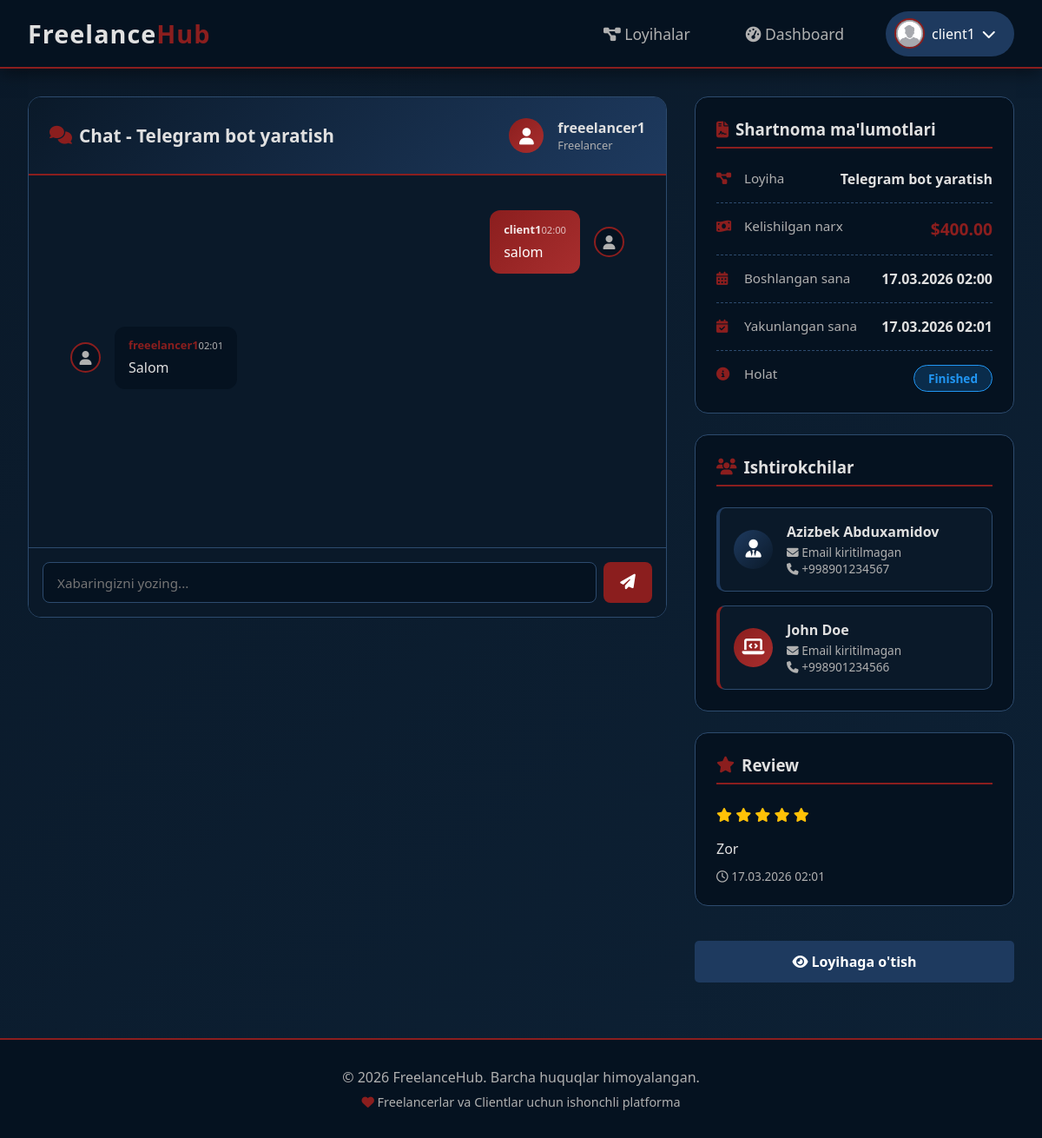
The app's page /contracts/contract/1/ (signed in) with its own data.
### accounts/models.py (models this page shows, shortened)
class User(AbstractUser):
    ROLE_CHOICES = (
        ('client', 'Client'),
        ('freelancer', 'Freelancer'),
    )
    phone_regex = RegexValidator(regex=r'^\+?998?\d{9}$')
    email = models.EmailField(  null=True, blank=True)
    phone_number = models.CharField(max_length=15,  validators=[phone_regex], blank=True,null=True)
    first_name = models.CharField(max_length=20, blank=True, null=True)
    last_name = models.CharField(max_length=20, blank=True, null=True)
    role = models.CharField(max_length=10, choices=ROLE_CHOICES, default='client')
    bio = models.TextField(blank=True, null=True)
    profile_picture = models.ImageField(upload_to='profile_pics/', blank=True, null=True, default='default.png')
    created_at = models.DateTimeField(auto_now_add=True)

### contracts/models.py (models this page shows, shortened)
class Contract(models.Model):
    STATUS_CHOICES = (
        ('active', 'Active'),
        ('finished', 'Finished'),
        ('cancelled', 'Cancelled'),
    )
    project = models.OneToOneField(Project, on_delete=models.CASCADE, related_name='contract')
    client = models.ForeignKey(settings.AUTH_USER_MODEL, on_delete=models.CASCADE, related_name='contracts_as_client')
    freelancer = models.ForeignKey(settings.AUTH_USER_MODEL, on_delete=models.CASCADE, related_name='contracts_as_freelancer')
    agreed_price = models.DecimalField(max_digits=12, decimal_places=2)
    status = models.CharField(max_length=20, choices=STATUS_CHOICES, default='active')
    created_at = models.DateTimeField(auto_now_add=True)
    finished_at = models.DateTimeField(null=True, blank=True)

class ChatMessage(models.Model):
    contract = models.ForeignKey(Contract, on_delete=models.CASCADE, related_name='messages')
    sender = models.ForeignKey(settings.AUTH_USER_MODEL, on_delete=models.CASCADE)
    text = models.TextField()
    created_at = models.DateTimeField(auto_now_add=True)
    class Meta:
        ordering = ['created_at']

### projects/models.py (models this page shows)
class Project(models.Model):
    STATUS_CHOICES = (
        ('open', 'Open'),
        ('in_progress', 'In Progress'),
        ('completed', 'Completed'),
        ('cancelled', 'Cancelled'),
    )
    client = models.ForeignKey(settings.AUTH_USER_MODEL, on_delete=models.CASCADE, related_name='projects')
    title = models.CharField(max_length=200)
    description = models.TextField()
    budget = models.DecimalField(max_digits=10, decimal_places=2)
    deadline = models.DateField()
    status = models.CharField(max_length=20, choices=STATUS_CHOICES, default='open')
    created_at = models.DateField(auto_now_add=True)
    class Meta:
        ordering = ['-created_at']

### reviews/models.py (models this page shows, shortened)
class Review(models.Model):
    contract = models.OneToOneField(Contract, on_delete=models.CASCADE, related_name='review')
    rating = models.PositiveSmallIntegerField(validators=[MinValueValidator(1), MaxValueValidator(5)])
    comment = models.TextField()
    created_at = models.DateTimeField(auto_now_add=True)

### contracts/views.py (the view, shortened to what this page needs)
# urls.py: path('contract/<int:pk>/', ContractDetailView.as_view(), name='contract_detail'),
class ContractDetailView(LoginRequiredMixin, View):
    def get(self, request, pk):
        contract = get_object_or_404(Contract, Q(client=request.user) | Q(freelancer=request.user), pk=pk)
        chat_messages = contract.messages.all().order_by('created_at')
        review = getattr(contract, 'review', None)
        context = {
            'contract': contract,
            'chat_messages': chat_messages,
            'review': review
        }
        return render(request, 'contracts/contract_detail.html', context)

### templates/contracts/contract_detail.html (shortened to what this page needs)
{% extends 'base.html' %}
{% block content %}
<div class="contract-container">
    <div class="chat-section">
        <div class="chat-header">
            <h2>
                <i class="fas fa-comments"></i>
                Chat - {{ contract.project.title }}
            </h2>
            <div class="participant-info">
                <div class="participant-avatar">
                    <i class="fas fa-user"></i>
                </div>
                <div>
                    <div class="participant-name">
                        {% if user == contract.client %}
                            {{ contract.freelancer.username }}
                        {% else %}
                            {{ contract.client.username }}
                        {% endif %}
                    </div>
                    <div class="participant-role">
                        {% if user == contract.client %}
                            Freelancer
                        {% else %}
                            Client
                        {% endif %}
                    </div>
                </div>
            </div>
        </div>
        <div class="chat-messages" id="chatMessages">
            {% for message in chat_messages %}
            <div class="message {% if message.sender == user %}sent{% endif %}">
                <div class="message-avatar">
                    <i class="fas fa-user"></i>
                </div>
                <div class="message-content">
                    <div class="message-header">
                        <span class="message-sender">{{ message.sender.username }}</span>
                        <span class="message-time">{{ message.created_at|date:"H:i" }}</span>
                    </div>
                    <p>{{ message.text }}</p>
                </div>
            </div>
            {% empty %}
            <div style="text-align: center; color: var(--text-secondary); padding: 2rem;">
                <i class="fas fa-comment-dots" style="font-size: 3rem; margin-bottom: 1rem; opacity: 0.5;"></i>
                <p>Hali xabarlar yo'q. Suhbatni boshlang!</p>
            </div>
            {% endfor %}
        </div>
        <div class="chat-input">
            <form method="POST" class="chat-form">
                <input type="text" name="message_text" placeholder="Xabaringizni yozing..." required autocomplete="off">
                <button type="submit">
                    <i class="fas fa-paper-plane"></i>
                </button>
            </form>
        </div>
    </div>
    <div class="contract-info-section">
        <div class="info-card">
            <h3><i class="fas fa-file-contract"></i> Shartnoma ma'lumotlari</h3>
            <div class="info-row">
                <span class="info-label"><i class="fas fa-project-diagram"></i> Loyiha</span>
                <span class="info-value">{{ contract.project.title }}</span>
            </div>
            <div class="info-row">
                <span class="info-label"><i class="fas fa-money-bill-wave"></i> Kelishilgan narx</span>
                <span class="info-value price">${{ contract.agreed_price }}</span>
            </div>
            <div class="info-row">
                <span class="info-label"><i class="fas fa-calendar-alt"></i> Boshlangan sana</span>
                <span class="info-value">{{ contract.created_at|date:"d.m.Y H:i" }}</span>
            </div>
            {% if contract.finished_at %}
            <div class="info-row">
                <span class="info-label"><i class="fas fa-calendar-check"></i> Yakunlangan sana</span>
                <span class="info-value">{{ contract.finished_at|date:"d.m.Y H:i" }}</span>
            </div>
            {% endif %}
            <div class="info-row">
                <span class="info-label"><i class="fas fa-info-circle"></i> Holat</span>
                <span class="info-value">
                    <span class="status-badge {{ contract.status }}">
                        {{ contract.get_status_display }}
                    </span>
                </span>
            </div>
        </div>
        <div class="info-card">
            <h3><i class="fas fa-users"></i> Ishtirokchilar</h3>
            <div class="participants-grid">
                <div class="participant-card client">
                    <div class="participant-icon client">
                        <i class="fas fa-user-tie"></i>
                    </div>
                    <div class="participant-details">
                        <h4>{{ contract.client.get_full_name|default:contract.client.username }}</h4>
                        <p><i class="fas fa-envelope"></i> {{ contract.client.email|default:"Email kiritilmagan" }}</p>
                        <p><i class="fas fa-phone"></i> {{ contract.client.phone_number|default:"Telefon kiritilmagan" }}</p>
                    </div>
                </div>
                <div class="participant-card freelancer">
                    <div class="participant-icon freelancer">
                        <i class="fas fa-laptop-code"></i>
                    </div>
                    <div class="participant-details">
                        <h4>{{ contract.freelancer.get_full_name|default:contract.freelancer.username }}</h4>
                        <p><i class="fas fa-envelope"></i> {{ contract.freelancer.email|default:"Email kiritilmagan" }}</p>
                        <p><i class="fas fa-phone"></i> {{ contract.freelancer.phone_number|default:"Telefon kiritilmagan" }}</p>
                    </div>
                </div>
            </div>
        </div>
        {% if review %}
        <div class="info-card">
            <h3><i class="fas fa-star"></i> Review</h3>
            <div style="margin-bottom: 1rem;">
                {% for i in "12345"|make_list %}
                    {% if forloop.counter <= review.rating %}
                        <i class="fas fa-star" style="color: #ffc107;"></i>
                    {% else %}
                        <i class="far fa-star" style="color: var(--text-secondary);"></i>
                    {% endif %}
                {% endfor %}
            </div>
            <p style="color: var(--text-primary); line-height: 1.6;">{{ review.comment }}</p>
            <p style="color: var(--text-secondary); font-size: 0.85rem; margin-top: 0.5rem;">
                <i class="far fa-clock"></i> {{ review.created_at|date:"d.m.Y H:i" }}
            </p>
        </div>
        {% endif %}
        <div class="action-buttons">
            <a href="{% url 'project_detail' contract.project.id %}" class="btn btn-project">
                <i class="fas fa-eye"></i> Loyihaga o'tish
            </a>
        </div>
    </div>
</div>
{% endblock %}

### templates/base.html (shortened to what this page needs)
<!DOCTYPE html>
<html lang="uz">
<head>
    <link rel="stylesheet" href="https://cdnjs.cloudflare.com/ajax/libs/font-awesome/6.4.0/css/all.min.css">
</head>
<body>
    <nav class="navbar">
        <div class="nav-container">
            <div class="logo">
                <a href="{% url 'project_list' %}">Freelance<span>Hub</span></a>
            </div>
            <div class="nav-links">
                <a href="{% url 'project_list' %}" class="{% if request.resolver_match.url_name == 'project_list' %}active{% endif %}">
                    <i class="fas fa-project-diagram"></i> Loyihalar
                </a>
                {% if user.is_authenticated %}
                    <a href="{% url 'dashboard' %}" class="{% if request.resolver_match.url_name == 'dashboard' %}active{% endif %}">
                        <i class="fas fa-tachometer-alt"></i> Dashboard
                    </a>
                    <div class="user-menu">
                        <button class="user-btn">
                            {% if user.profile_picture and user.profile_picture.url %}
                                <img src="{{ user.profile_picture.url }}" alt="{{ user.username }}" class="user-avatar">
                            {% else %}
                                <div class="user-avatar-placeholder">
                                    <i class="fas fa-user"></i>
                                </div>
                            {% endif %}
                            <span class="user-name">{{ user.username }}</span>
                            <i class="fas fa-chevron-down"></i>
                        </button>
                    </div>
                {% endif %}
            </div>
        </div>
    </nav>
    <main class="main-content">
        {% block content %}{% endblock %}
    </main>
    <footer class="footer">
        <div class="footer-content">
            <p>&copy; {% now "Y" %} FreelanceHub. Barcha huquqlar himoyalangan.</p>
            <p style="margin-top: 0.5rem; font-size: 0.9rem;">
                <i class="fas fa-heart" style="color: var(--dark-red);"></i>
                Freelancerlar va Clientlar uchun ishonchli platforma
            </p>
        </div>
    </footer>
</body>
</html>

### templates/base.html (style rules this page uses)
* { margin: 0; padding: 0; box-sizing: border-box; font-family: 'Segoe UI', Tahoma, Geneva, Verdana, sans-serif; }
body { background: linear-gradient(135deg, #0a1929 0%, #0d2135 100%); min-height: 100vh; color: #e0e0e0; }
:root { --dark-blue: #0a1929; --darker-blue: #051220; --dark-red: #8b1e1e; --darker-red: #6b1515; --accent-blue: #1e3a5f; --accent-red: #a82e2e; --text-primary: #e0e0e0; --text-secondary: #b0b0b0; --border-color: #2d4b6e; }
.navbar { background: var(--darker-blue); padding: 0.8rem 2rem; box-shadow: 0 4px 20px rgba(0, 0, 0, 0.5); border-bottom: 2px solid var(--dark-red); position: sticky; top: 0; z-index: 1000; }
.nav-container { max-width: 1400px; margin: 0 auto; display: flex; justify-content: space-between; align-items: center; }
.logo a { color: var(--text-primary); font-size: 1.8rem; font-weight: 700; text-decoration: none; letter-spacing: 1px; }
.logo span { color: var(--dark-red); }
.nav-links { display: flex; gap: 2rem; align-items: center; }
.nav-links a { color: var(--text-secondary); text-decoration: none; font-size: 1.1rem; transition: all 0.3s ease; padding: 0.5rem 1rem; border-radius: 5px; }
.user-menu { position: relative; display: inline-block; }
.user-btn { background: var(--accent-blue); color: white; border: none; padding: 0.4rem 1.2rem 0.4rem 0.5rem; border-radius: 30px; cursor: pointer; font-size: 1rem; display: flex; align-items: center; gap: 0.5rem; border: 2px solid transparent; transition: all 0.3s ease; }
.user-avatar { width: 35px; height: 35px; border-radius: 50%; object-fit: cover; border: 2px solid var(--dark-red); background: var(--dark-blue); }
.user-name { max-width: 100px; overflow: hidden; text-overflow: ellipsis; white-space: nowrap; }
.main-content { max-width: 1400px; margin: 2rem auto; padding: 0 2rem; min-height: calc(100vh - 200px); }
.message { padding: 1rem 1.5rem; border-radius: 8px; margin-bottom: 0.8rem; animation: slideIn 0.3s ease; display: flex; align-items: center; gap: 0.8rem; }
.message i { font-size: 1.2rem; }
.btn { padding: 0.8rem 1.5rem; border: none; border-radius: 5px; cursor: pointer; font-size: 1rem; font-weight: 600; transition: all 0.3s ease; text-decoration: none; display: inline-block; }
.footer { background: var(--darker-blue); padding: 2rem; margin-top: 4rem; border-top: 2px solid var(--dark-red); }
.footer-content { max-width: 1400px; margin: 0 auto; text-align: center; color: var(--text-secondary); }

### records on screen
User: profile_picture (placeholder picture), username "client1"
Contract: project "Telegram bot yaratish", freelancer.username "freeelancer1", agreed_price "400.00", created_at "17.03.2026 02:00", finished_at "17.03.2026 02:01", status "Finished", client.get_full_name "Azizbek Abduxamidov", client.email "Email kiritilmagan", client.phone_number "+998901234567", freelancer.get_full_name "John Doe", freelancer.email "Email kiritilmagan", freelancer.phone_number "+998901234566"
ChatMessage: sender.username "client1", created_at "02:00", text "salom"
ChatMessage: sender.username "freeelancer1", created_at "02:01", text "Salom"
Review: rating 5 (drawn), comment "Zor", created_at "17.03.2026 02:01"
